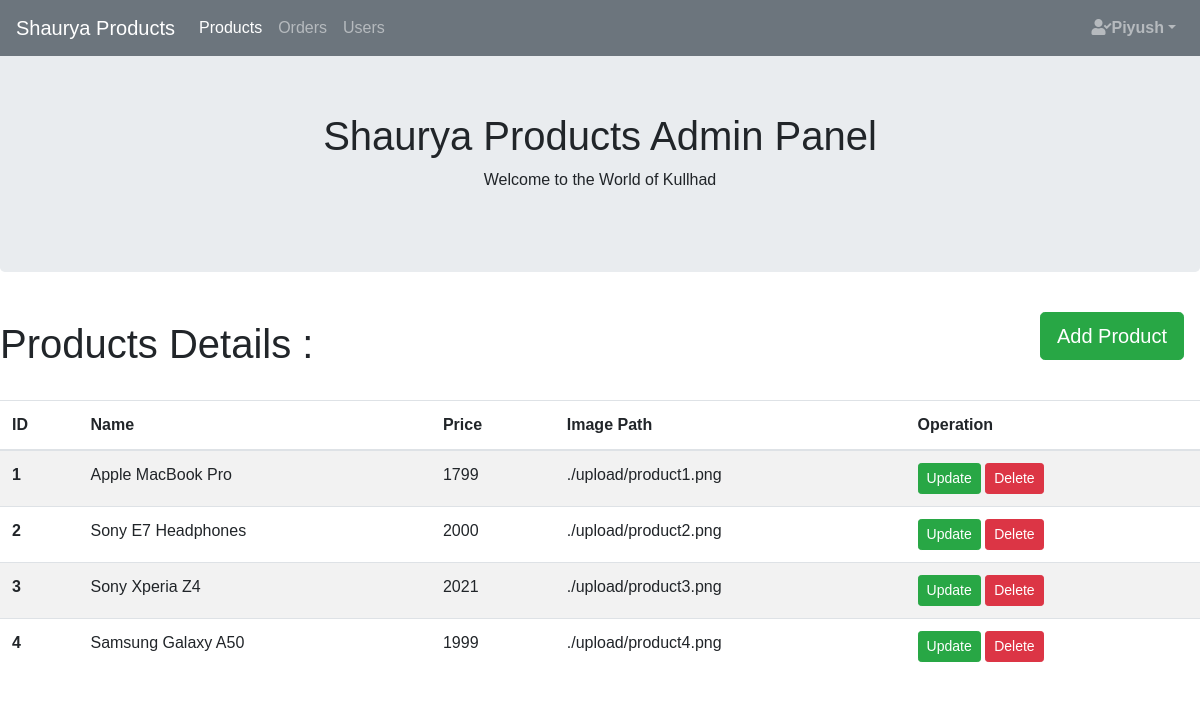
The app's page /admin.php with its own data.
### tables this page shows
CREATE TABLE `product` (
  `p_id` int(10) UNSIGNED NOT NULL,
  `p_name` varchar(100) NOT NULL,
  `price` decimal(10,0) NOT NULL,
  `p_image` varchar(100) NOT NULL
);

### server.php (called while the page is built, shortened)
<?php
  $db = mysqli_connect('localhost','root','','shaurya_products') or die("Could not connect to databases");
  $query = "SELECT * FROM product";
  $ourProducts = mysqli_query($db, $query);
?>

### admin.php (the view, shortened to what this page needs)
<?php
	require_once ('server.php');
?>
<!DOCTYPE html>
<html>
<head>
  	<link rel="stylesheet" href="https://maxcdn.bootstrapcdn.com/bootstrap/4.5.2/css/bootstrap.min.css">
  	<link rel="stylesheet" href="https://use.fontawesome.com/releases/v5.7.0/css/all.css">
	<link rel="stylesheet" href="https://cdnjs.cloudflare.com/ajax/libs/font-awesome/5.14.0/css/all.min.css" />
  	<link rel="stylesheet" href="https://cdnjs.cloudflare.com/ajax/libs/font-awesome/5.14.0/css/all.min.css" />
	<link rel="stylesheet" href="mycss.css">
</head>
<body>
	<nav class="navbar navbar-expand-lg navbar navbar-dark bg-secondary fixed-top">
        <a href="#" class="navbar-brand">Shaurya Products</a>
        <div class="collapse navbar-collapse" id="navbarCollapse1">
        	<ul class="nav navbar-nav">
				<li class="nav-item"><a href="#" class="nav-link active">Products</a></li>
				<li class="nav-item"><a href="#" class="nav-link">Orders</a></li>
				<li class="nav-item"><a href="#" class="nav-link">Users</a></li>
	       	</ul>
	      	<ul class="navbar-nav ml-auto">
	        	<div class="nav-item dropdown">
                    		<a href="#" class="nav-link dropdown-toggle" data-toggle="dropdown"><i class="fas fa-user-check"></i><strong>Piyush</strong></a>
		        </div>
	      	</ul>
	    </div>
    </nav>
    <br><br>
    <div class="jumbotron text-center">
  <h1>Shaurya Products Admin Panel</h1>
  <p>Welcome to the World of Kullhad</p>
</div>
<a href="#AddProduct" data-toggle="modal" class="nav-link"><button type="button" align="left" class="btn btn-success btn-lg float-right">Add Product</button></a>
<div><h1>Products Details :</h1></div>
<br>
	<table  class="table table-striped">
  <thead>
    <tr>
      <th scope="col">ID</th>
      <th scope="col">Name</th>
      <th scope="col">Price</th>
      <th scope="col">Image Path</th>
      <th scope="col">Operation</th>
    </tr>
  </thead>
  <tbody>
  	<?php
  		$result = $_SESSION['productDetails'];
    while ($row = mysqli_fetch_assoc($result)){?>
    <tr>
      <th scope="row"><?php echo $row['p_id']?></th>
      <td><?php echo $row['p_name']?></td>
      <td><?php echo $row['price']?></td>
      <td><?php echo $row['p_image']?></td>
      <td><button type="button" class="btn btn-success btn-sm">Update</button>  <button type="button" class="btn btn-danger btn-sm">Delete</button></td>
    </tr>
	<?php
	}
 	?>
  </tbody>
</table>
</body>
</html>

### mycss.css (style rules this page uses)
* { margin: 0; padding: 0; font-family: "montserrat", sans-serif; }

### records on screen
product: p_id "1", p_name "Apple MacBook Pro", price "1799", p_image "./upload/product1.png"
product: p_id "2", p_name "Sony E7 Headphones", price "2000", p_image "./upload/product2.png"
product: p_id "3", p_name "Sony Xperia Z4", price "2021", p_image "./upload/product3.png"
product: p_id "4", p_name "Samsung Galaxy A50", price "1999", p_image "./upload/product4.png"
